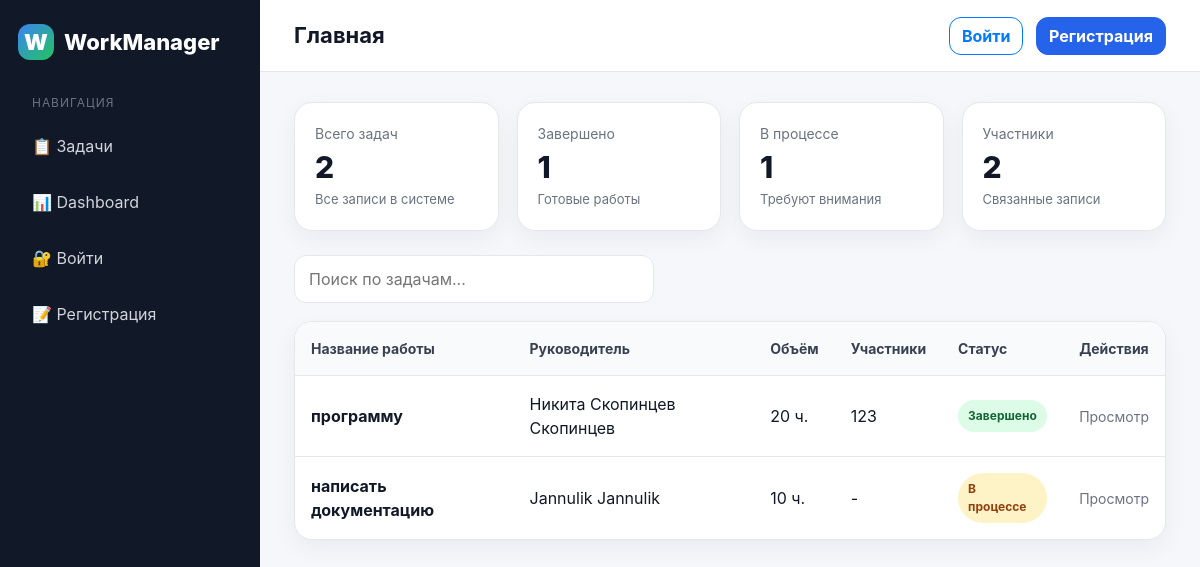
/index, run on the app's committed database.
### data/jobs.py (models this page shows)
class Jobs(SqlAlchemyBase):
    __tablename__ = 'jobs'
    id = sqlalchemy.Column(sqlalchemy.Integer, primary_key=True, autoincrement=True)
    team_leader = sqlalchemy.Column(sqlalchemy.Integer, sqlalchemy.ForeignKey('users.id'), nullable=False)
    job = sqlalchemy.Column(sqlalchemy.String, nullable=False)
    work_size = sqlalchemy.Column(sqlalchemy.Integer, nullable=False)
    collaborators = sqlalchemy.Column(sqlalchemy.String, nullable=False)
    start_date = sqlalchemy.Column(sqlalchemy.DateTime, default=datetime.datetime.now)
    end_date = sqlalchemy.Column(sqlalchemy.DateTime, default=datetime.datetime.now)
    is_finished = sqlalchemy.Column(sqlalchemy.Boolean, default=False, nullable=False)
    user = orm.relationship('User', back_populates='jobs')

### data/users.py (models this page shows, shortened)
class User(SqlAlchemyBase, UserMixin):
    __tablename__ = 'users'
    id = sqlalchemy.Column(sqlalchemy.Integer, primary_key=True, autoincrement=True)
    surname = sqlalchemy.Column(sqlalchemy.String, nullable=True)
    name = sqlalchemy.Column(sqlalchemy.String, nullable=True)
    age = sqlalchemy.Column(sqlalchemy.Integer, nullable=True)
    position = sqlalchemy.Column(sqlalchemy.String, nullable=True)
    speciality = sqlalchemy.Column(sqlalchemy.String, nullable=True)
    address = sqlalchemy.Column(sqlalchemy.String, nullable=True)
    email = sqlalchemy.Column(sqlalchemy.String, index=True, unique=True, nullable=False)
    hashed_password = sqlalchemy.Column(sqlalchemy.String, nullable=False)
    modified_date = sqlalchemy.Column(sqlalchemy.DateTime, default=datetime.datetime.now)
    jobs = orm.relationship('Jobs', back_populates='user', cascade='all, delete-orphan')
    departments = orm.relationship('Department', back_populates='user')

### main.py (the view)
@app.route('/')
@app.route('/index')
def main_page():
    db_sess = db_session.create_session()
    jobs = db_sess.query(Jobs).all()
    actions = [
        [
            job.id,
            job.job,
            job.work_size,
            job.collaborators,
            job.is_finished,
            job.user.name if job.user else '',
            job.user.surname if job.user else '',
            job.team_leader
        ]
        for job in jobs
    ]
    db_sess.close()
    return render_template('index.html', title='Главная', actions=actions)

### data/db_session.py (called while the page is built)
def create_session() -> Session:
    global __factory
    return __factory()

### templates/index.html (shortened to what this page needs)
{% extends "base.html" %}
{% block content %}
    {% set total = actions|length %}
    {% set finished = actions|selectattr("4")|list|length %}
    {% set active = total - finished %}
    <div class="stats-grid">
        <div class="stat-card">
            <div class="stat-label">Всего задач</div>
            <div class="stat-number">{{ total }}</div>
            <div class="stat-hint">Все записи в системе</div>
        </div>
        <div class="stat-card">
            <div class="stat-label">Завершено</div>
            <div class="stat-number">{{ finished }}</div>
            <div class="stat-hint">Готовые работы</div>
        </div>
        <div class="stat-card">
            <div class="stat-label">В процессе</div>
            <div class="stat-number">{{ active }}</div>
            <div class="stat-hint">Требуют внимания</div>
        </div>
        <div class="stat-card">
            <div class="stat-label">Участники</div>
            <div class="stat-number">{{ total }}</div>
            <div class="stat-hint">Связанные записи</div>
        </div>
    </div>
    <div class="toolbar">
        <input class="search-box" type="text" placeholder="Поиск по задачам..." onkeyup="filterTasks(this.value)">
    </div>
    <div class="table-wrap">
        <table class="modern-table" id="tasksTable">
            <thead>
                <tr>
                    <th>Название работы</th>
                    <th>Руководитель</th>
                    <th>Объём</th>
                    <th>Участники</th>
                    <th>Статус</th>
                    <th>Действия</th>
                </tr>
            </thead>
            <tbody>
                {% for action in actions %}
                    <tr>
                        <td><strong>{{ action[1] }}</strong></td>
                        <td>{{ action[5] }} {{ action[6] }}</td>
                        <td>{{ action[2] }} ч.</td>
                        <td>{{ action[3] }}</td>
                        <td>
                            {% if action[4] %}
                                <span class="badge-status badge-done">Завершено</span>
                            {% else %}
                                <span class="badge-status badge-progress">В процессе</span>
                            {% endif %}
                        </td>
                        <td>
                            {% if current_user.is_authenticated and (current_user.id == action[7] or current_user.id == 1) %}
                                <a class="btn btn-sm btn-outline-primary btn-icon" href="/edit_job/{{ action[0] }}">✏️</a>
                                <form action="/delete_job/{{ action[0] }}" method="post" style="display:inline;">
                                    <button type="submit" class="btn btn-sm btn-outline-danger btn-icon"
                                            onclick="return confirm('Удалить эту работу?')">🗑</button>
                                </form>
                            {% else %}
                                <span class="text-muted-small">Просмотр</span>
                            {% endif %}
                        </td>
                    </tr>
                {% endfor %}
            </tbody>
        </table>
    </div>
{% endblock %}

### static/css/style.css (style rules this page uses)
:root { --primary: #2563eb; --primary-dark: #1d4ed8; --sidebar: #111827; --sidebar-soft: #1f2937; --bg: #f5f7fb; --card: #ffffff; --text: #111827; --muted: #6b7280; --border: #e5e7eb; --success-bg: #dcfce7; --success-text: #166534; --warning-bg: #fef3c7; --warning-text: #92400e; }
* { box-sizing: border-box; }
body { margin: 0; background: var(--bg); color: var(--text); font-family: -apple-system, BlinkMacSystemFont, "Segoe UI", Roboto, Arial, sans-serif; }
.stats-grid { display: grid; grid-template-columns: repeat(4, minmax(160px, 1fr)); gap: 18px; margin-bottom: 24px; }
.stat-card { background: #fff; border: 1px solid var(--border); border-radius: 18px; padding: 20px; box-shadow: 0 8px 24px rgba(15, 23, 42, 0.05); }
.stat-label { color: var(--muted); font-size: 14px; margin-bottom: 8px; }
.stat-number { font-size: 30px; font-weight: 800; line-height: 1; }
.stat-hint { color: var(--muted); font-size: 13px; margin-top: 8px; }
.toolbar { display: flex; gap: 12px; align-items: center; justify-content: space-between; margin-bottom: 18px; }
.search-box { max-width: 360px; border-radius: 12px; border: 1px solid var(--border); padding: 11px 14px; width: 100%; outline: none; }
.table-wrap { background: #fff; border: 1px solid var(--border); border-radius: 18px; overflow: hidden; box-shadow: 0 8px 24px rgba(15, 23, 42, 0.05); }
.modern-table { width: 100%; border-collapse: collapse; }
.modern-table th { color: #374151; background: #f9fafb; font-weight: 700; font-size: 14px; padding: 16px; border-bottom: 1px solid var(--border); }
.modern-table td { padding: 16px; border-bottom: 1px solid var(--border); vertical-align: middle; }
.modern-table tr:last-child td { border-bottom: none; }
.badge-status { display: inline-flex; padding: 7px 10px; border-radius: 999px; font-weight: 700; font-size: 12px; }
.badge-done { background: var(--success-bg); color: var(--success-text); }
.badge-progress { background: var(--warning-bg); color: var(--warning-text); }
.text-muted-small { color: var(--muted); font-size: 14px; }

### data on the page
Jobs: job "программу", collaborators "123"
User: name "Никита Скопинцев", surname "Скопинцев"
Jobs: job "написать документацию"
User: name "Jannulik", surname "Jannulik"

### other printed values
{{ title }} "Главная"
{{ total }} "2"
{{ finished }} "1"
{{ active }} "1"
{{ action[2] }} "20" "10"
{{ action[3] }} "-"
